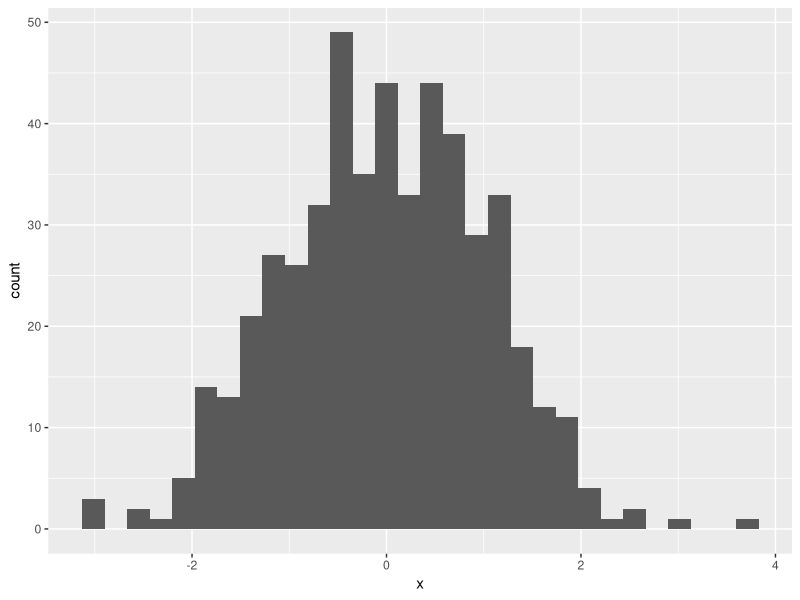

Write the R code that produced this figure.
## ---- chunk 1
knitr::opts_chunk$set(echo = FALSE)
## ---- chunk 2
library(tidyverse)
tibble(x = rnorm(500)) -> tmpTib

ggplot(data = tmpTib,
       aes(x = x)) +
  geom_histogram()
